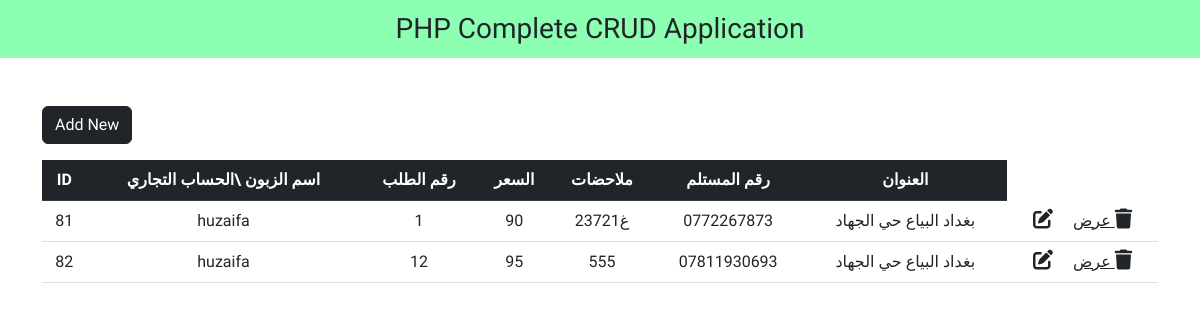
The app's page /qaryat/controle/index.php (signed in), older data.
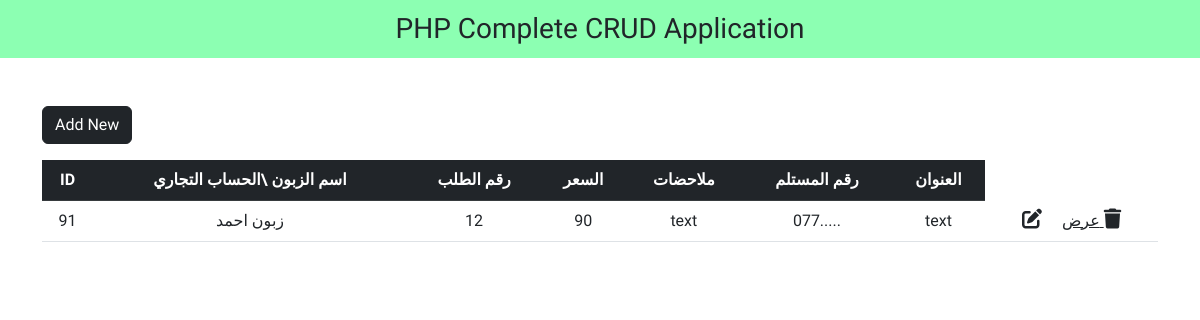
The same page, newer data.
### tables this page shows
CREATE TABLE `orders` (
  `id` int(11) NOT NULL,
  `orderN` varchar(255) NOT NULL,
  `price` varchar(255) NOT NULL,
  `note` varchar(255) NOT NULL,
  `userNumber` varchar(255) NOT NULL,
  `addreces` varchar(255) NOT NULL,
  `user_id` varchar(255) NOT NULL,
  `order_page_name` varchar(255) NOT NULL,
  `page_name` varchar(255) NOT NULL,
  `statuse` varchar(50) NOT NULL,
  `Governorate` varchar(255) NOT NULL
);

### qaryat/controle/index.php (the view, shortened to what this page needs)
<?php
include '../login/config.php';
?>
<!DOCTYPE html>
<html lang="en">
<head>
  <link href="https://cdn.jsdelivr.net/npm/bootstrap@5.2.3/dist/css/bootstrap.min.css" rel="stylesheet">
  <link rel="stylesheet" href="https://cdnjs.cloudflare.com/ajax/libs/font-awesome/6.4.0/css/all.min.css" />
  <link rel="stylesheet" type="text/css" href="style.css">
</head>
<body>
  <nav class="navbar navbar-light justify-content-center fs-3 mb-5" style="background-color: #00ff5573;">
    PHP Complete CRUD Application
  </nav>
  <div class="container">
    <a href="add-new.php" class="btn btn-dark mb-3">Add New</a>
    <table class="table table-hover text-center">
      <thead class="table-dark">
        <tr>
          <th scope="col">ID</th>
         <th scope="col">اسم الزبون \الحساب التجاري  </th>
          <th scope="col">رقم الطلب </th>
          <th scope="col">السعر</th>
          <th scope="col">ملاحضات</th>
          <th scope="col">رقم المستلم </th>
          <th scope="col">العنوان </th>
        </tr>
      </thead>
      <tbody>
        <?php
        $sql = "SELECT * FROM `orders`";
        $result = mysqli_query($conn, $sql);
        while ($row = mysqli_fetch_assoc($result)) {
        ?>
          <tr>
            <td><?php echo $row["id"] ?></td>
            <td><?php echo $row["order_page_name"] ?></td>
            <td><?php echo $row["orderN"] ?></td>
            <td><?php echo $row["price"] ?></td>
            <td><?php echo $row["note"] ?></td>
            <td><?php echo $row["userNumber"] ?></td>
            <td><?php echo $row["addreces"] ?></td>
            <td>
              <a href="edit.php?id=<?php echo $row["id"] ?>" class="link-dark"><i class="fa-solid fa-pen-to-square fs-5 me-3"></i></a>
                                          <a href="order.php?id=<?php echo $row["id"] ?>" class="link-dark">عرض </a>
              <a href="delete.php?id=<?php echo $row["id"] ?>" class="link-dark"><i class="fa-solid fa-trash fs-5"></i></a>
            </td>
          </tr>
        <?php
        }
        ?>
      </tbody>
    </table>
  </div>
</body>
</html>

Row changes from the older to the newer data that the page shows:
removed orders: id "81", order_page_name "huzaifa", orderN "1", price "90", note "237غ21", userNumber "0772267873", addreces "بغداد البياع حي الجهاد"
removed orders: id "82", order_page_name "huzaifa", orderN "12", price "95", note "555", userNumber "07811930693", addreces "بغداد البياع حي الجهاد"
added orders: id "91", order_page_name "زبون احمد", orderN "12", price "90", note "text", userNumber "077.....", addreces "text"
